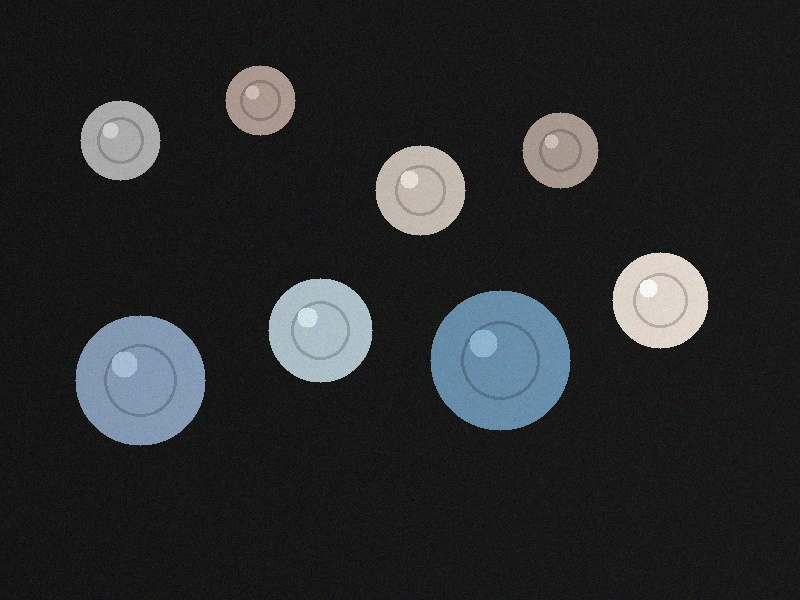
#> input picture segmentation/cv_vision_toolkit/sample_images/coins/coins_sample.jpg, 800 x 600 px
$ python detect_coins.py
#> lines starting #> are read from the running program, lines starting #| are printed output that depends on the picture; after the words box and inside, x2 and y2 are one past the last pixel; in counts of white or black regions, pixels touching at a corner belong together
### segmentation/cv_vision_toolkit/coin_detection/utils.py
"""
CV Vision Toolkit - Coin Detection Utilities
=============================================
Utility functions for coin detection, including image preprocessing,
Hough Circle Transform, contour-based detection, and visualization.

Author: CV Vision Toolkit
"""

import cv2
import numpy as np
from typing import List, Tuple, Optional, Dict


def preprocess_image(
    image: np.ndarray,
    blur_kernel: int = 9,
) -> Tuple[np.ndarray, np.ndarray]:
    """
    Preprocess an image for coin detection.

    Converts the image to grayscale and applies Gaussian blur to reduce
    noise and improve circle detection accuracy.

    Parameters
    ----------
    image : np.ndarray
        The input BGR image loaded via OpenCV.
    blur_kernel : int, optional
        The size of the Gaussian blur kernel. Must be odd. Default is 9.

    Returns
    -------
    Tuple[np.ndarray, np.ndarray]
        A tuple of (grayscale_image, blurred_image).
    """
    if blur_kernel % 2 == 0:
        blur_kernel += 1
    gray = cv2.cvtColor(image, cv2.COLOR_BGR2GRAY)
    blurred = cv2.GaussianBlur(gray, (blur_kernel, blur_kernel), 2)
    return gray, blurred


def detect_circles_hough(
    blurred: np.ndarray,
    dp: float = 1.2,
    min_dist: int = 30,
    param1: int = 100,
    param2: int = 40,
    min_radius: int = 15,
    max_radius: int = 200,
) -> np.ndarray:
    """
    Detect circles using the Hough Circle Transform.

    Parameters
    ----------
    blurred : np.ndarray
        The preprocessed (blurred grayscale) image.
    dp : float
        Inverse ratio of accumulator resolution to image resolution.
    min_dist : int
        Minimum distance between detected circle centers.
    param1 : int
        Upper threshold for the internal Canny edge detector.
    param2 : int
        Accumulator threshold (lower = more circles detected).
    min_radius : int
        Minimum circle radius to detect.
    max_radius : int
        Maximum circle radius to detect.

    Returns
    -------
    np.ndarray
        Array of detected circles [x, y, radius]. Empty if none found.
    """
    circles = cv2.HoughCircles(
        blurred, cv2.HOUGH_GRADIENT,
        dp=dp, minDist=min_dist,
        param1=param1, param2=param2,
        minRadius=min_radius, maxRadius=max_radius,
    )
    if circles is not None:
        circles = np.round(circles[0, :]).astype("int")
    else:
        circles = np.array([])
    return circles


# [55 lines left out: function detect_circles_contour, not called in this run]


def classify_coins_by_size(
    circles: np.ndarray,
    small_threshold: int = 25,
    large_threshold: int = 50,
) -> Dict[str, List]:
    """
    Classify detected coins into size categories based on radius.

    Parameters
    ----------
    circles : np.ndarray
        Array of detected circles [x, y, radius].
    small_threshold : int
        Maximum radius to be classified as 'small'.
    large_threshold : int
        Minimum radius to be classified as 'large'.

    Returns
    -------
    Dict[str, List]
        Dictionary with keys 'small', 'medium', 'large', each mapping
        to a list of [x, y, radius] entries.
    """
    classification: Dict[str, List] = {"small": [], "medium": [], "large": []}
    for circle in circles:
        x, y, r = circle
        if r < small_threshold:
            classification["small"].append(circle)
        elif r >= large_threshold:
            classification["large"].append(circle)
        else:
            classification["medium"].append(circle)
    return classification


def draw_detections(
    image: np.ndarray,
    circles: np.ndarray,
    contour_detections: Optional[List[Dict]] = None,
    method: str = "hough",
) -> np.ndarray:
    """
    Draw detected coins on the image with bounding circles and numbered labels.

    Parameters
    ----------
    image : np.ndarray
        The original BGR image to annotate (a copy is made internally).
    circles : np.ndarray
        Detected circles [x, y, radius] for the Hough method.
    contour_detections : List[Dict], optional
        Contour-based detections for the contour fallback method.
    method : str
        'hough' or 'contour'.

    Returns
    -------
    np.ndarray
        Annotated image with numbered circles drawn.
    """
    output = image.copy()

    if method == "hough" and circles is not None and len(circles) > 0:
        for idx, (x, y, r) in enumerate(circles, start=1):
            cv2.circle(output, (x, y), r, (0, 255, 0), 2)
            cv2.circle(output, (x, y), 3, (0, 0, 255), -1)
            label = f"#{idx}"
            font_scale, thickness = 0.6, 2
            (tw, th), _ = cv2.getTextSize(
                label, cv2.FONT_HERSHEY_SIMPLEX, font_scale, thickness)
            lx = x - tw // 2
            ly = y - r - 10
            if ly < th + 5:
                ly = y + r + 15
            cv2.putText(output, label, (lx, ly), cv2.FONT_HERSHEY_SIMPLEX,
                        font_scale, (255, 0, 0), thickness)

    elif method == "contour" and contour_detections:
        for idx, det in enumerate(contour_detections, start=1):
            cx, cy = det["center"]
            r = det["radius"]
            cv2.circle(output, (cx, cy), r, (0, 255, 0), 2)
            cv2.circle(output, (cx, cy), 3, (0, 0, 255), -1)
            cv2.drawContours(output, [det["contour"]], -1, (255, 255, 0), 1)
            label = f"#{idx}"
            font_scale, thickness = 0.6, 2
            (tw, th), _ = cv2.getTextSize(
                label, cv2.FONT_HERSHEY_SIMPLEX, font_scale, thickness)
            lx = cx - tw // 2
            ly = cy - r - 10
            if ly < th + 5:
                ly = cy + r + 15
            cv2.putText(output, label, (lx, ly), cv2.FONT_HERSHEY_SIMPLEX,
                        font_scale, (255, 0, 0), thickness)

    return output


def overlay_count(image: np.ndarray, count: int) -> np.ndarray:
    """
    Overlay the total coin count on the image.

    Parameters
    ----------
    image : np.ndarray
        The annotated image.
    count : int
        Number of coins detected.

    Returns
    -------
    np.ndarray
        Image with the count text overlay in the top-left corner.
    """
    output = image.copy()
    text = f"Total Coins: {count}"
    font = cv2.FONT_HERSHEY_SIMPLEX
    font_scale, thickness = 1.0, 3
    color = (0, 0, 255)
    (tw, th), baseline = cv2.getTextSize(text, font, font_scale, thickness)
    cv2.rectangle(output, (5, 5), (tw + 15, th + 15 + baseline), (255, 255, 255), -1)
    cv2.putText(output, text, (10, th + 10), font, font_scale, color, thickness)
    return output

### segmentation/cv_vision_toolkit/coin_detection/detect_coins.py
"""
CV Vision Toolkit - Coin Detection & Counting
=============================================
Detects and counts coins in an image using either the Hough Circle
Transform (default) or a contour-based circularity fallback.

Usage:
    python coin_detection/detect_coins.py [--image path/to/image.jpg]
        [--method hough|contour] [--blur 9] [--min-radius 15]
        [--max-radius 120] [--min-dist 30] [--param1 100] [--param2 30]
        [--min-area 500] [--circularity 0.6] [--save path]

Author: CV Vision Toolkit
"""

import argparse
import logging
import os
import sys

import cv2
import numpy as np

# Allow running from project root or from inside the module folder
BASE_DIR = os.path.dirname(os.path.dirname(os.path.abspath(__file__)))
if BASE_DIR not in sys.path:
    sys.path.insert(0, BASE_DIR)

# Local utility imports
from coin_detection.utils import (
    preprocess_image,
    detect_circles_hough,
    detect_circles_contour,
    classify_coins_by_size,
    draw_detections,
    overlay_count,
)

# ---------------- Tunable Parameters (also settable via CLI args) --------
BLUR_KERNEL = 9          # Gaussian blur kernel size (odd)
HOUGH_DP = 1.2           # Accumulator resolution divisor
HOUGH_MIN_DIST = 30      # Min distance between circle centers
HOUGH_PARAM1 = 100       # Canny high threshold used internally
HOUGH_PARAM2 = 35        # Accumulator threshold (lower = more circles)
HOUGH_MIN_RADIUS = 15    # Smallest radius to look for
HOUGH_MAX_RADIUS = 120   # Largest radius to look for

# Contour fallback parameters
CONTOUR_MIN_AREA = 800
CONTOUR_MAX_AREA = 120000
MIN_CIRCULARITY = 0.75

# Size classification thresholds (in pixels of radius)
SMALL_RADIUS = 25        # radius < this  -> small
LARGE_RADIUS = 50        # radius >= this -> large

# File paths
DEFAULT_IMAGE = os.path.join(BASE_DIR, "sample_images", "coins", "coins_sample.jpg")
DEFAULT_OUTPUT = os.path.join(BASE_DIR, "output", "coins_result.jpg")


def load_image(image_path: str) -> np.ndarray:
    """
    Load an image from disk with error handling.

    Parameters
    ----------
    image_path : str
        Absolute or relative path to the image file.

    Returns
    -------
    np.ndarray
        The loaded image in BGR format.

    Raises
    ------
    FileNotFoundError
        If the file does not exist.
    ValueError
        If the file exists but cannot be read by OpenCV.
    """
    if not os.path.exists(image_path):
        raise FileNotFoundError(
            f"Image not found: {image_path}. "
            "Run 'python generate_test_images.py' to create sample images."
        )
    image = cv2.imread(image_path)
    if image is None:
        raise ValueError(
            f"Could not read image (not a valid image file): {image_path}"
        )
    return image


def run_coin_detection(args: argparse.Namespace) -> int:
    """
    Main pipeline for coin detection and counting.

    Parameters
    ----------
    args : argparse.Namespace
        Parsed command-line arguments.

    Returns
    -------
    int
        The number of coins detected.
    """
    # 1. Load image
    image = load_image(args.image)
#> in load_image, image is the input picture: shape (600, 800, 3); mean B, G, R 43.1, 41.8, 40.2
    logging.info("Loaded image: %s (shape=%s)", args.image, image.shape)
    height, width = image.shape[:2]

    # 2. Preprocess
    _, blurred = preprocess_image(image, blur_kernel=args.blur)
    logging.info("Preprocessed image (grayscale + Gaussian blur k=%d)", args.blur)

    # 3. Detect circles
    circles = np.array([])
    contour_dets = None
    method = args.method

    if method == "hough":
        circles = detect_circles_hough(
            blurred,
            dp=args.dp,
            min_dist=args.min_dist,
            param1=args.param1,
            param2=args.param2,
            min_radius=args.min_radius,
            max_radius=args.max_radius,
        )
        if circles.size == 0:
            logging.warning("HoughCircle found no circles; falling back to contour method.")
            method = "contour"
        else:
            logging.info("HoughCircle found %d coin(s).", len(circles))

    if method == "contour":
        contour_dets = detect_circles_contour(
            blurred,
            min_area=args.min_area,
            max_area=CONTOUR_MAX_AREA,
            circularity_threshold=args.circularity,
        )
        circles = np.array([[d["center"][0], d["center"][1], d["radius"]]
                            for d in contour_dets])
        logging.info("Contour method found %d coin(s).", len(circles))

    # 4. Draw detections + overlay count
    annotated = image.copy()
    if circles.size > 0:
        annotated = draw_detections(image, circles, contour_dets, method=method)
        annotated = overlay_count(annotated, len(circles))
        logging.info("Annotated image with %d coin(s).", len(circles))

        # 5. Size classification breakdown
        classification = classify_coins_by_size(
            circles, small_threshold=SMALL_RADIUS, large_threshold=LARGE_RADIUS)
        print("Size breakdown -> "
              f"small: {len(classification['small'])}, "
              f"medium: {len(classification['medium'])}, "
              f"large: {len(classification['large'])}")
        for size_key, entries in classification.items():
            logging.info("  %-6s : %d coin(s)", size_key, len(entries))
    else:
        logging.error("No coins detected in %s", args.image)

    # 6. Save output
    output_path = args.save
    os.makedirs(os.path.dirname(output_path) or ".", exist_ok=True)
    cv2.imwrite(output_path, annotated)
    logging.info("Saved annotated image to %s", output_path)
    print(f"Total Coins: {len(circles)} -> saved to {output_path}")

    # 7. Optional interactive display
    if getattr(args, "display", False):
        resized = cv2.resize(annotated,
                             (min(width, 900),
                              int(height * min(width, 900) / width)))
        cv2.imshow("Coin Detection Result", resized)
        cv2.waitKey(0)
        cv2.destroyAllWindows()

    return len(circles)


def parse_args(argv=None) -> argparse.Namespace:
    """Parse command-line arguments for coin detection."""
    parser = argparse.ArgumentParser(
        description="Detect and count coins in an image.")
    parser.add_argument("--image", type=str, default=DEFAULT_IMAGE,
                        help="Path to input image (default: sample image).")
    parser.add_argument("--method", type=str, default="hough",
                        choices=["hough", "contour"],
                        help="Detection method (default: hough).")
    parser.add_argument("--blur", type=int, default=BLUR_KERNEL,
                        help="Gaussian blur kernel size (must be odd).")
    parser.add_argument("--dp", type=float, default=HOUGH_DP,
                        help="HoughCircles dp parameter.")
    parser.add_argument("--min-dist", type=int, default=HOUGH_MIN_DIST,
                        help="HoughCircles minDist parameter.")
    parser.add_argument("--param1", type=int, default=HOUGH_PARAM1,
                        help="HoughCircles param1 (Canny threshold).")
    parser.add_argument("--param2", type=int, default=HOUGH_PARAM2,
                        help="HoughCircles param2 (accumulator threshold).")
    parser.add_argument("--min-radius", type=int, default=HOUGH_MIN_RADIUS,
                        help="HoughCircles minRadius.")
    parser.add_argument("--max-radius", type=int, default=HOUGH_MAX_RADIUS,
                        help="HoughCircles maxRadius.")
    parser.add_argument("--min-area", type=int, default=CONTOUR_MIN_AREA,
                        help="Contour method minimum area.")
    parser.add_argument("--circularity", type=float, default=MIN_CIRCULARITY,
                        help="Contour method minimum circularity (0-1).")
    parser.add_argument("--save", type=str, default=DEFAULT_OUTPUT,
                        help="Output image path.")
    parser.add_argument("--display", action="store_true",
                        help="Show the annotated image in a window.")
    parser.add_argument("--verbose", action="store_true",
                        help="Enable DEBUG-level logging.")
    return parser.parse_args(argv)


def main(argv=None) -> None:
    """Entry point for the coin detection module."""
    args = parse_args(argv)
    logging.basicConfig(
        level=logging.DEBUG if args.verbose else logging.INFO,
        format="[%(levelname)s] %(message)s",
    )
    try:
        run_coin_detection(args)
#> in preprocess_image, `gray = cv2.cvtColor(image, cv2.COLOR_BGR2GRAY)`:
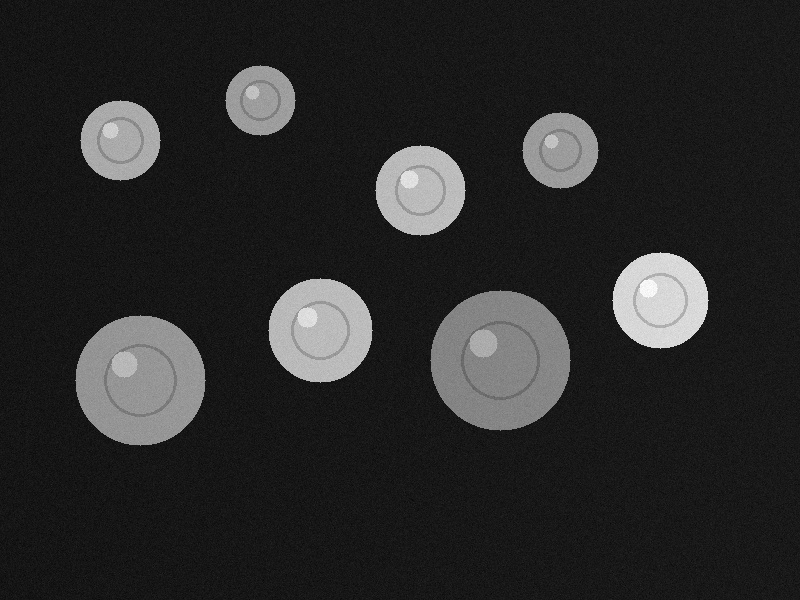
#> gray: shape (600, 800); min 3, max 255, mean 41.5
#> in detect_circles_hough, `circles = cv2.HoughCircles( blurred, cv2.HOUGH_GRADIENT, dp=dp, minDis..`: circles = [[499.8, 359.4, 69.36], [139.8, 381, 64.8], [659.4, 299.4, 47.64], [319.8, 329.4, 52.56], [259.8, 100.2, 35.28], [420.6, 190.2, 44.28], [559.8, 150.6, 37.32], [119.4, 139.8, 39.24]]
#> in detect_circles_hough, `circles = np.round(circles[0, :]).astype("int")`: circles = [[500, 359, 69], [140, 381, 65], [659, 299, 48], [320, 329, 53], [260, 100, 35], [421, 190, 44], [560, 151, 37], [119, 140, 39]]
#> the loop in draw_detections, `for idx, (x, y, r) in enumerate(circles, start=1):` made 8 passes
#> (x, y, r, label, lx) on passes 1 to 8: (500, 359, 69, '#1', 487), (140, 381, 65, '#2', 127), (659, 299, 48, '#3', 646), (320, 329, 53, '#4', 307), (260, 100, 35, '#5', 247), (421, 190, 44, '#6', 408), (560, 151, 37, '#7', 547), (119, 140, 39, '#8', 106)
#> after the loop in draw_detections, `for idx, (x, y, r) in enumerate(circles, start=1):`:
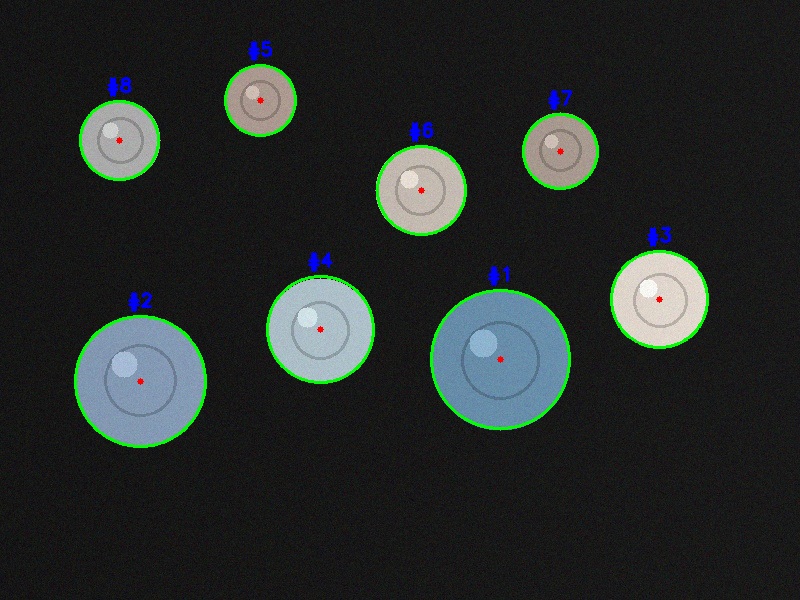
#> output: shape (600, 800, 3); 1.96% of pixels changed, all inside (x1, y1, x2, y2) = (74, 41, 709, 448)
#> in overlay_count, `font = cv2.FONT_HERSHEY_SIMPLEX`: font = 0
#> in overlay_count, `(tw, th), baseline = cv2.getTextSize(text, font, font_scale, thickness)`: tw = 223; th = 23; baseline = 10
#> in overlay_count, `cv2.putText(output, text, (10, th + 10), font, font_scale, color, thic..`:
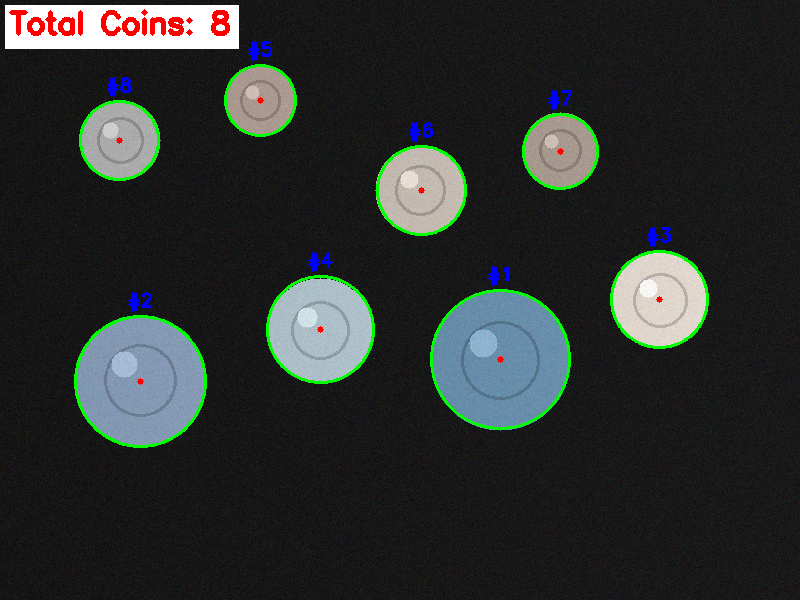
#> output: shape (600, 800, 3); mean B, G, R 46, 47.7, 43.6
#> the loop in classify_coins_by_size, `for circle in circles:` made 8 passes
#> in run_coin_detection, `classification = classify_coins_by_size( circles, small_threshold=SMAL..`: classification = {'small': [], 'medium': [[659, 299, 48], [260, 100, 35], [421, 190, 44], [560, 151, 37], [119, 140, 39]], 'large': [[500, 359, 69], [140, 381, 65], [320, 329, 53]]}
#| Size breakdown -> small: 0, medium: 5, large: 3
#> the loop in run_coin_detection, `for size_key, entries in classification.items():` made 3 passes
#> (size_key, entries) on passes 1, 3: ('small', []), ('large', [[500, 359, 69], [140, 381, 65], [320, 329, 53]])
#| Total Coins: 8 -> saved to segmentation/cv_vision_toolkit/output/coins_result.jpg
    except (FileNotFoundError, ValueError, cv2.error) as exc:
        logging.error("%s", exc)
        sys.exit(1)


if __name__ == "__main__":
    main()
